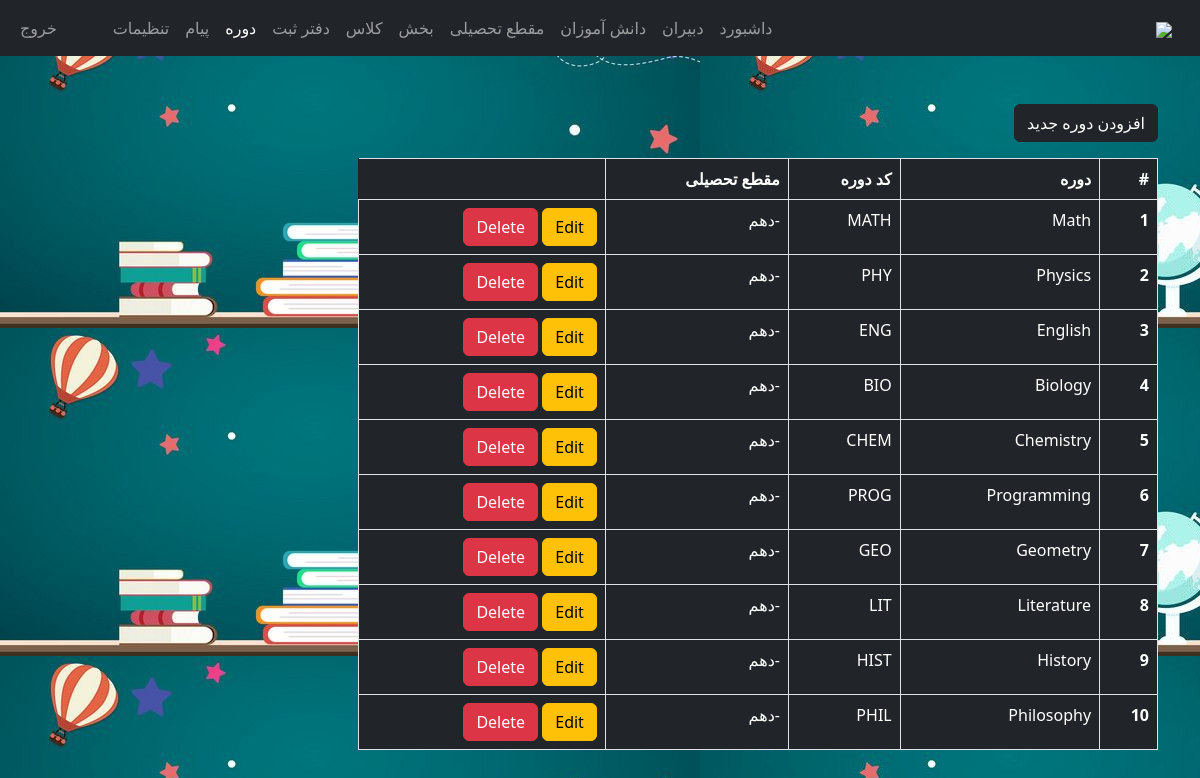
Page /admin/course.php (signed in) on the committed database.
### tables this page shows
CREATE TABLE `subjects` (
  `subject_id` int(11) NOT NULL,
  `subject` varchar(31) NOT NULL,
  `subject_code` varchar(31) NOT NULL,
  `grade` int(11) NOT NULL
);

CREATE TABLE `grades` (
  `grade_id` int(11) NOT NULL,
  `grade` varchar(31) NOT NULL,
  `grade_code` varchar(7) NOT NULL
);

### admin/data/subject.php (called while the page is built, shortened)
<?php
function getAllSubjects($conn){
   $sql = "SELECT * FROM subjects";
   $stmt = $conn->prepare($sql);
   $stmt->execute();
   if ($stmt->rowCount() >= 1) {
     $subjects = $stmt->fetchAll();
     return $subjects;
   }else {
   	return 0;
   }
}
 ?>

### admin/data/grade.php (called while the page is built, shortened)
<?php
function getGradeById($grade_id, $conn){
   $sql = "SELECT * FROM grades
           WHERE grade_id=?";
   $stmt = $conn->prepare($sql);
   $stmt->execute([$grade_id]);
   if ($stmt->rowCount() == 1) {
     $grade = $stmt->fetch();
     return $grade;
   }else {
    return 0;
   }
}

### admin/course.php (the view, shortened to what this page needs)
<?php
if (
  isset($_SESSION['admin_id']) &&
  isset($_SESSION['role'])
) {
  if ($_SESSION['role'] == 'Admin') {
    include "../DB_connection.php";
    include "data/subject.php";
    include "data/grade.php";
    $courses = getAllSubjects($conn);
?>
    <!DOCTYPE html>
    <html lang="fa" dir="rtl">
    <head>
      <link rel="stylesheet" href="https://cdn.jsdelivr.net/npm/bootstrap@5.2.0/dist/css/bootstrap.min.css">
      <link rel="stylesheet" href="../css/style.css">
      <link rel="stylesheet" href="https://cdnjs.cloudflare.com/ajax/libs/font-awesome/4.7.0/css/font-awesome.min.css">
      <link rel="stylesheet" href="../css/course.css">
    </head>
    <body id="courses"  >
      <?php
      include "inc/navbar.php";
      if ($courses != 0) {
      ?>
        <div class="container mt-5">
          <a href="course-add.php" class="btn btn-dark">افزودن دوره جدید</a>
          <div class="table-responsive">
            <table class="table table-bordered mt-3 n-table bg-dark text-white ">
              <thead>
                <tr>
                  <th scope="col">#</th>
                  <th scope="col">دوره</th>
                  <th scope="col">کد دوره </th>
                  <th scope="col">مقطع تحصیلی</th>
                </tr>
              </thead>
              <tbody>
                <?php $i = 0;
                foreach ($courses as $course) {
                  $i++;  ?>
                  <tr>
                    <th scope="row"><?= $i ?></th>
                    <td>
                      <?php
                      echo $course['subject'];
                      ?>
                    </td>
                    <td>
                      <?php
                      echo $course['subject_code'];
                      ?>
                    </td>
                    <td>
                      <?php
                      $grade = getGradeById($course['grade'], $conn);
                      echo $grade['grade_code'] . '-' . $grade['grade'];
                      ?>
                    </td>
                    <td>
                      <a href="course-edit.php?course_id=<?= $course['subject_id'] ?>" class="btn btn-warning">Edit</a>
                      <a href="course-delete.php?course_id=<?= $course['subject_id'] ?>" class="btn btn-danger">Delete</a>
                    </td>
                  </tr>
                <?php } ?>
              </tbody>
            </table>
          </div>
        <?php } else { ?>
          <div class="alert alert-info .w-450 m-5" role="alert">
            خالی!
          </div>
        <?php } ?>
        </div>
    </body>
    </html>
<?php
  } else {
    header("Location: ../login.php");
    exit;
  }
} else {
  header("Location: ../login.php");
  exit;
}
?>

### css/style.css (style rules this page uses)
.n-table { max-width: 800px; }

### css/course.css (style rules this page uses)
#courses { background: url("../img/my/download.jfif"); }

### rows in the picture
subjects: subject "Math", subject_code "MATH", grades.grade "دهم"
subjects: subject "Physics", subject_code "PHY", grades.grade "دهم"
subjects: subject "English", subject_code "ENG", grades.grade "دهم"
subjects: subject "Biology", subject_code "BIO", grades.grade "دهم"
subjects: subject "Chemistry", subject_code "CHEM", grades.grade "دهم"
subjects: subject "Programming", subject_code "PROG", grades.grade "دهم"
subjects: subject "Geometry", subject_code "GEO", grades.grade "دهم"
subjects: subject "Literature", subject_code "LIT", grades.grade "دهم"
subjects: subject "History", subject_code "HIST", grades.grade "دهم"
subjects: subject "Philosophy", subject_code "PHIL", grades.grade "دهم"
